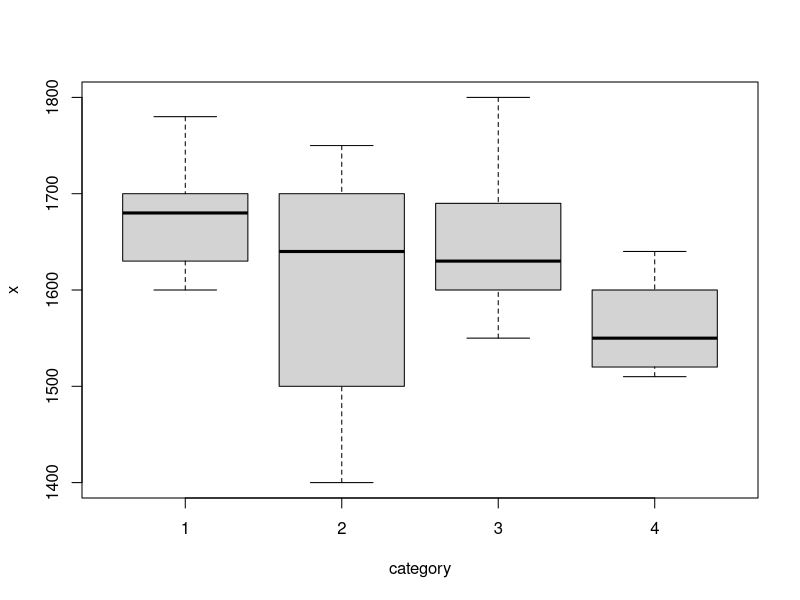

Write R code to recreate this figure.
# 设置工作路径
setwd("D:\\softwares\\applied statistics\\rcodelearning\\chap4\\sourcecode")
# 必须以dataframe形式存储
dataf <- data.frame(
    x = c(
        1600, 1610, 1650, 1680, 1700, 1700, 1780, 1500, 1640,
        1400, 1700, 1750, 1640, 1550, 1600, 1620, 1640, 1600,
        1740, 1800, 1510, 1520, 1530, 1570, 1640, 1600
    ),
    category = factor(
        c(rep(1, 7), rep(2, 5), rep(3, 8), rep(4, 6))
    ) # 数值型离散变量必须转为因子
)
# 开始绘图
dev.new()
# 保存文件
pdf("../codeimage/code1.pdf")
# 箱线图
res <- plot(x ~ category, data = dataf)
# 关闭图形
dev.off()
# 关闭文件
dev.off()
# 保存工作空间
save.image("R10.RData")
